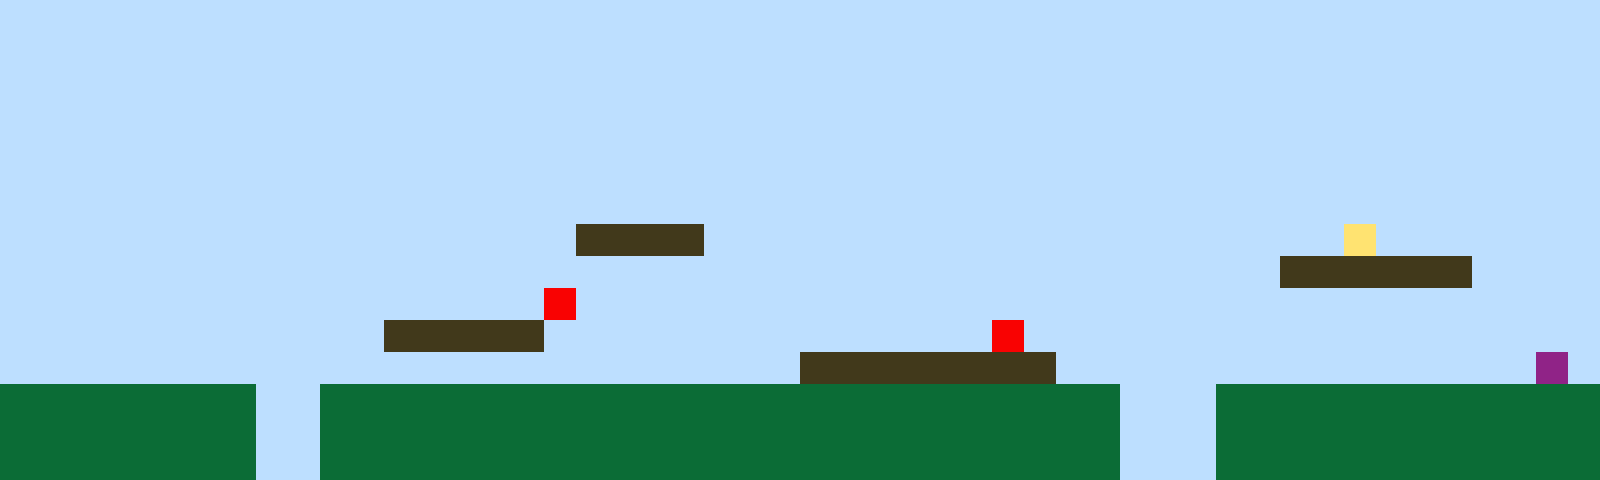

A level layout from a 2D game, rendered from its tile map. Below: a short description, then the map file with its tile-grid data intact:
An orthogonal 50x15 tile map with 32x32 px tiles, 1 tile layer (Tile Layer 1).

<map version="1.10" tiledversion="1.11.2" orientation="orthogonal" renderorder="right-up" width="50" height="15" tilewidth="32" tileheight="32" infinite="0" nextlayerid="2" nextobjectid="1"><editorsettings><export target="map1.csv" format="csv" /></editorsettings><tileset firstgid="1" name="sprites" tilewidth="32" tileheight="32" tilecount="6" columns="3"><image source="sprites.png" width="96" height="64" /></tileset><layer id="1" name="Tile Layer 1" width="50" height="15"><data encoding="csv">1,1,1,1,1,1,1,1,1,1,1,1,1,1,1,1,1,1,1,1,1,1,1,1,1,1,1,1,1,1,1,1,1,1,1,1,1,1,1,1,1,1,1,1,1,1,1,1,1,1,1,1,1,1,1,1,1,1,1,1,1,1,1,1,1,1,1,1,1,1,1,1,1,1,1,1,1,1,1,1,1,1,1,1,1,1,1,1,1,1,1,1,1,1,1,1,1,1,1,1,1,1,1,1,1,1,1,1,1,1,1,1,1,1,1,1,1,1,1,1,1,1,1,1,1,1,1,1,1,1,1,1,1,1,1,1,1,1,1,1,1,1,1,1,1,1,1,1,1,1,1,1,1,1,1,1,1,1,1,1,1,1,1,1,1,1,1,1,1,1,1,1,1,1,1,1,1,1,1,1,1,1,1,1,1,1,1,1,1,1,1,1,1,1,1,1,1,1,1,1,1,1,1,1,1,1,1,1,1,1,1,1,1,1,1,1,1,1,1,1,1,1,1,1,1,1,1,1,1,1,1,1,1,1,1,1,1,1,1,1,1,1,1,1,1,1,1,1,1,1,1,1,1,1,1,1,1,1,1,1,1,1,1,1,1,1,1,1,1,1,1,1,1,1,1,1,1,1,1,1,1,1,1,1,1,1,1,1,1,1,1,1,1,1,1,1,1,1,1,1,1,1,1,1,1,1,1,1,1,1,1,1,1,1,1,1,1,1,1,1,1,1,1,1,1,1,1,1,1,1,1,1,1,1,1,1,1,1,1,1,1,1,1,1,1,1,1,1,1,1,1,1,1,1,1,1,1,1,1,1,1,1,1,1,1,1,1,1,3,3,3,3,1,1,1,1,1,1,1,1,1,1,1,1,1,1,1,1,1,1,1,1,4,1,1,1,1,1,1,1,1,1,1,1,1,1,1,1,1,1,1,1,1,1,1,1,1,1,1,1,1,1,1,1,1,1,1,1,1,1,1,1,1,1,1,1,1,1,1,1,3,3,3,3,3,3,1,1,1,1,1,1,1,1,1,1,1,1,1,1,1,1,1,1,1,1,1,5,1,1,1,1,1,1,1,1,1,1,1,1,1,1,1,1,1,1,1,1,1,1,1,1,1,1,1,1,1,1,1,1,1,1,1,1,1,1,1,1,1,1,1,1,3,3,3,3,3,1,1,1,1,1,1,1,1,1,1,1,1,1,1,5,1,1,1,1,1,1,1,1,1,1,1,1,1,1,1,1,1,1,1,1,1,1,1,1,1,1,1,1,1,1,1,1,1,1,1,1,1,1,1,1,1,1,1,3,3,3,3,3,3,3,3,1,1,1,1,1,1,1,1,1,1,1,1,1,1,1,6,1,2,2,2,2,2,2,2,2,1,1,2,2,2,2,2,2,2,2,2,2,2,2,2,2,2,2,2,2,2,2,2,2,2,2,2,1,1,1,2,2,2,2,2,2,2,2,2,2,2,2,2,2,2,2,2,2,2,2,1,1,2,2,2,2,2,2,2,2,2,2,2,2,2,2,2,2,2,2,2,2,2,2,2,2,2,1,1,1,2,2,2,2,2,2,2,2,2,2,2,2,2,2,2,2,2,2,2,2,1,1,2,2,2,2,2,2,2,2,2,2,2,2,2,2,2,2,2,2,2,2,2,2,2,2,2,1,1,1,2,2,2,2,2,2,2,2,2,2,2,2</data></layer></map>
